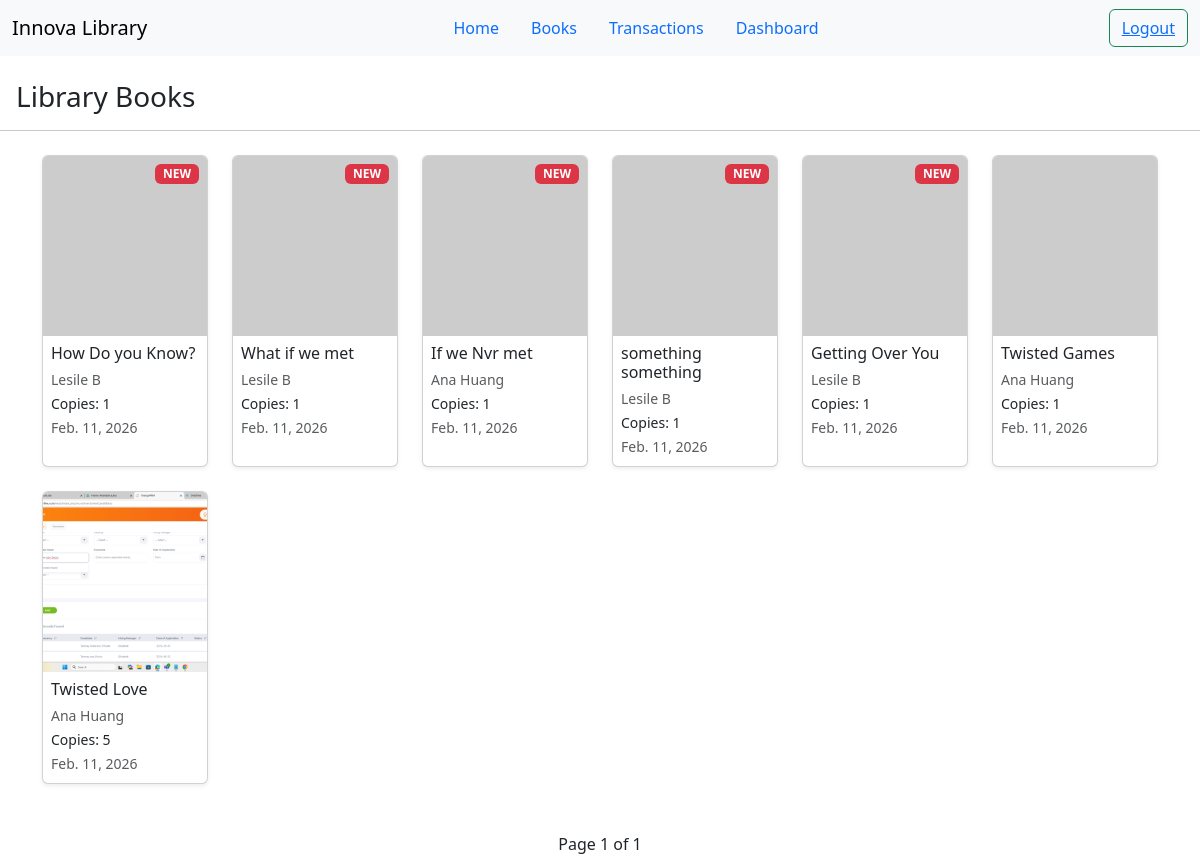
Screenshot of / (signed in) with the database file from the repository.
### books/models.py (models this page shows, shortened)
class Book(models.Model):
    title = models.CharField(max_length=100)
    author = models.ForeignKey(Author,on_delete=models.CASCADE)
    published_date = models.DateField()
    isbn = models.CharField(max_length=20)
    available_copies = models.IntegerField(default=1)
    image = models.ImageField(upload_to='book_images/',null=True,blank=True)
    class Meta:
        ordering = ("-id",)  # newest first; or use ("-id",) if no created_at
        indexes = [
            models.Index(fields=["-id"]),  # makes ORDER BY fast
        ]

class Author(models.Model):
    name = models.CharField(max_length=100)

### books/views.py (the view)
# urls.py: path('',list_book,name='home'),
def list_book(request):
    books_qs = Book.objects.select_related('author').all()
    paginator = Paginator(books_qs, 12)
    page_number = request.GET.get('page')
    books = paginator.get_page(page_number)
    return render(request, 'list_book.html', {"books": books})

### books/templates/list_book.html (shortened to what this page needs)
{% extends 'base.html' %}
{% block content %}
<h3 class="mt-4 mx-3">Library Books</h3>
<hr>
<div class="container mt-4">
    <div class="row">
        {% for book in books %}
        <div class="col-lg-2 col-md-3 col-sm-4 col-6 mb-4">
            <div class="card h-100 shadow-sm position-relative">
                {% if forloop.counter <= 5 %}
                <span class="badge bg-danger position-absolute top-0 end-0 m-2">NEW</span>
                {% endif %}
                {% if book.image %}
                <img src="{{ book.image.url }}"
                     class="card-img-top"
                     loading="lazy"
                     style="height: 180px; object-fit: cover;"
                     alt="{{ book.title }}">
                {% else %}
                <img src="https://via.placeholder.com/150"
                     class="card-img-top"
                     loading="lazy"
                     style="height: 180px; object-fit: cover;">
                {% endif %}
                <div class="card-body p-2">
                    <h6 class="card-title mb-1">{{ book.title }}</h6>
                    <small class="text-muted">{{ book.author.name }}</small><br>
                    <small>Copies: {{ book.available_copies }}</small><br>
                    <small class="text-muted">{{ book.published_date }}</small>
                </div>
            </div>
        </div>
        {% empty %}
        <p class="text-center">No books available.</p>
        {% endfor %}
    </div>
    <div class="d-flex justify-content-center mt-4">
        <span class="mx-2">Page {{ books.number }} of {{ books.paginator.num_pages }}</span>
    </div>
</div>
{% endblock %}

### rows the page displays
Book: shows "NEW", title "How Do you Know?", author.name "Lesile B", available_copies "1", published_date "Feb. 11, 2026"
Book: shows "NEW", title "What if we met", author.name "Lesile B", available_copies "1", published_date "Feb. 11, 2026"
Book: shows "NEW", title "If we Nvr met", author.name "Ana Huang", available_copies "1", published_date "Feb. 11, 2026"
Book: shows "NEW", title "something something", author.name "Lesile B", available_copies "1", published_date "Feb. 11, 2026"
Book: shows "NEW", title "Getting Over You", author.name "Lesile B", available_copies "1", published_date "Feb. 11, 2026"
Book: title "Twisted Games", author.name "Ana Huang", available_copies "1", published_date "Feb. 11, 2026"
Book: image (picture), title "Twisted Love", author.name "Ana Huang", available_copies "5", published_date "Feb. 11, 2026"

### other values shown
{{ books.number }} "1"
{{ books.paginator.num_pages }} "1"
